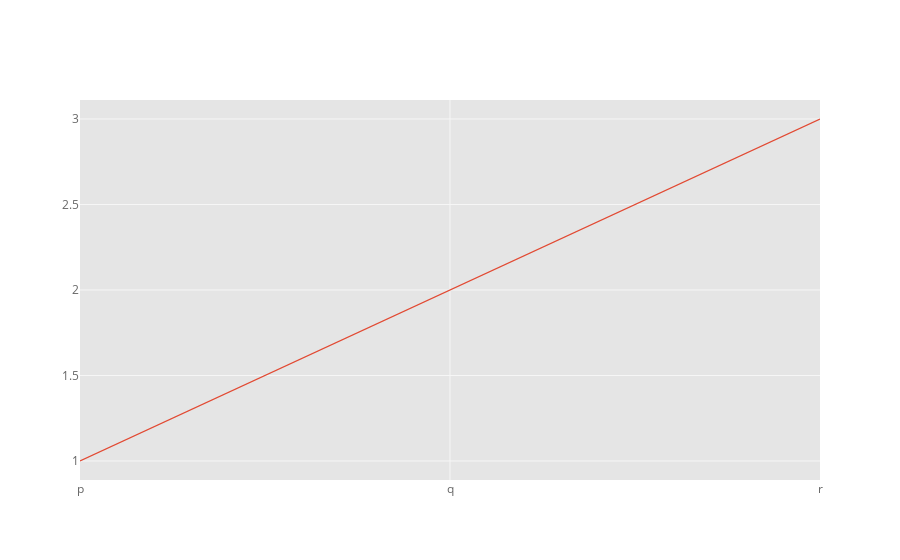

The notebook cell this image was saved under:
### Code cell
df2.iplot(kind='scatter',x='x',y='y')

### Figure 1 — Plotly figure (JSON) as saved in the notebook; plotly's stock layout.template omitted (floating-point values rounded to 4 significant figures)
{"data": [{"line": {"color": "rgba(226, 74, 51, 1.0)", "dash": "solid", "shape": "linear", "width": 1.3}, "mode": "lines", "name": "y", "text": "", "type": "scatter", "x": ["p", "q", "r"], "y": [1, 2, 3]}], "layout": {"autosize": true, "legend": {"bgcolor": "#FFFFFF", "font": {"color": "#666666"}}, "paper_bgcolor": "#FFFFFF", "plot_bgcolor": "#E5E5E5", "title": {"font": {"color": "#151516"}}, "xaxis": {"autorange": true, "gridcolor": "#F6F6F6", "range": [0, 2], "showgrid": true, "tickfont": {"color": "#666666"}, "title": {"font": {"color": "#666666"}, "text": ""}, "type": "category", "zerolinecolor": "#F6F6F6"}, "yaxis": {"autorange": true, "gridcolor": "#F6F6F6", "range": [0.8889, 3.111], "showgrid": true, "tickfont": {"color": "#666666"}, "title": {"font": {"color": "#666666"}, "text": ""}, "type": "linear", "zerolinecolor": "#F6F6F6"}}}
